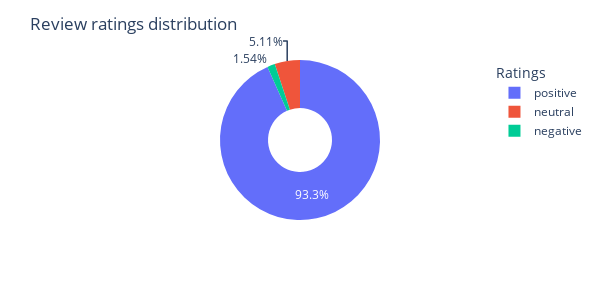

Notebook source saved alongside this figure:
### Code cell
ratings_prop = modelpoint.sentiment.value_counts(normalize=True).to_frame().reset_index()
# ratings_prop.head()
fig = px.pie(data_frame=ratings_prop,values='proportion',
             names='sentiment', hole=0.4, width=600, height=300
             )
fig.update_layout(title='Review ratings distribution')
fig.update_legends(title='Ratings', )

### Figure 1 — Plotly figure (JSON) as saved in the notebook; plotly's stock layout.template omitted (floating-point values rounded to 4 significant figures)
{"data": [{"domain": {"x": [0, 1], "y": [0, 1]}, "hole": 0.4, "hovertemplate": "sentiment=%{label}<br>proportion=%{value}<extra></extra>", "labels": ["positive", "neutral", "negative"], "legendgroup": "", "name": "", "showlegend": true, "type": "pie", "values": [0.9334, 0.05114, 0.01545]}], "layout": {"height": 300, "legend": {"title": {"text": "Ratings"}, "tracegroupgap": 0}, "margin": {"t": 60}, "title": {"text": "Review ratings distribution"}, "width": 600}}
